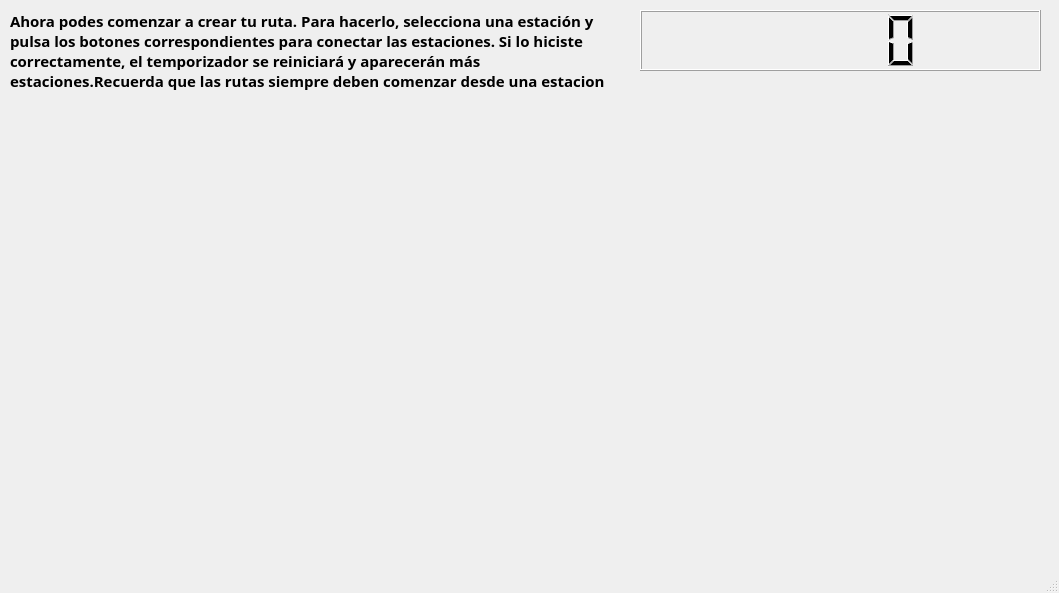
<?xml version="1.0" encoding="UTF-8"?>
<ui version="4.0">
 <class>MainWindow</class>
 <widget class="QMainWindow" name="MainWindow">
  <property name="enabled">
   <bool>true</bool>
  </property>
  <property name="geometry">
   <rect>
    <x>0</x>
    <y>0</y>
    <width>1059</width>
    <height>593</height>
   </rect>
  </property>
  <property name="windowTitle">
   <string>MainWindow</string>
  </property>
  <property name="layoutDirection">
   <enum>Qt::LeftToRight</enum>
  </property>
  <property name="autoFillBackground">
   <bool>false</bool>
  </property>
  <widget class="QWidget" name="widget">
   <property name="minimumSize">
    <size>
     <width>0</width>
     <height>463</height>
    </size>
   </property>
   <widget class="QLCDNumber" name="lcdNumber">
    <property name="geometry">
     <rect>
      <x>640</x>
      <y>10</y>
      <width>401</width>
      <height>61</height>
     </rect>
    </property>
   </widget>
   <widget class="QWidget" name="gridLayoutWidget">
    <property name="geometry">
     <rect>
      <x>10</x>
      <y>100</y>
      <width>1031</width>
      <height>481</height>
     </rect>
    </property>
    <layout class="QGridLayout" name="mapagrid">
     <property name="sizeConstraint">
      <enum>QLayout::SetDefaultConstraint</enum>
     </property>
    </layout>
   </widget>
   <widget class="QLabel" name="label_2">
    <property name="geometry">
     <rect>
      <x>10</x>
      <y>10</y>
      <width>611</width>
      <height>81</height>
     </rect>
    </property>
    <property name="font">
     <font>
      <family>Yu Gothic UI Semibold</family>
      <pointsize>11</pointsize>
      <bold>true</bold>
     </font>
    </property>
    <property name="text">
     <string>Ahora podes comenzar a crear tu ruta. Para hacerlo, selecciona una estación y pulsa los botones correspondientes para conectar las estaciones. Si lo hiciste correctamente, el temporizador se reiniciará y aparecerán más estaciones.Recuerda que las rutas siempre deben comenzar desde una estacion</string>
    </property>
    <property name="wordWrap">
     <bool>true</bool>
    </property>
   </widget>
  </widget>
  <widget class="QMenuBar" name="menubar">
   <property name="geometry">
    <rect>
     <x>0</x>
     <y>0</y>
     <width>1059</width>
     <height>21</height>
    </rect>
   </property>
  </widget>
  <widget class="QStatusBar" name="statusbar"/>
 </widget>
 <resources/>
 <connections/>
</ui>
